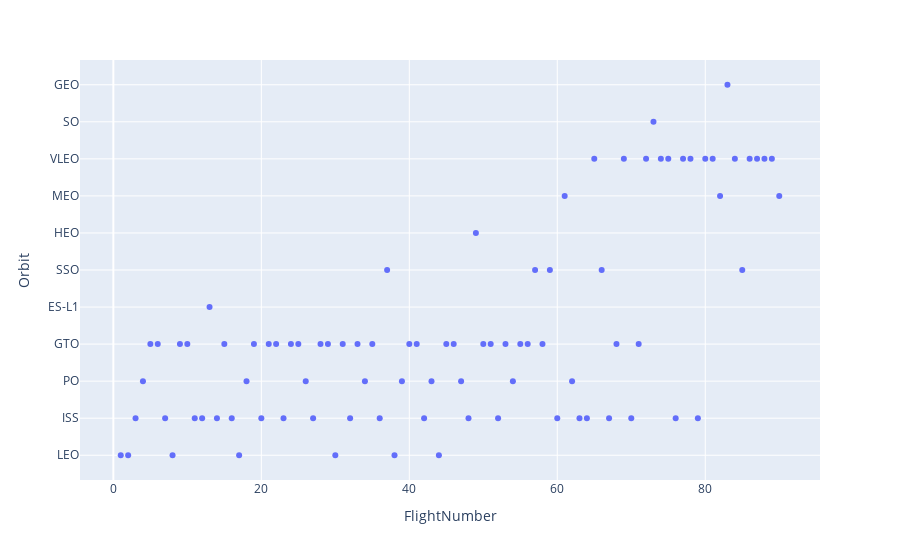

The cell this chart's notebook holds for it:
### Markdown cell above
For each orbit, we want to see if there is any relationship between FlightNumber and Orbit type.

### Code cell
# Plot a scatter point chart with x axis to be FlightNumber and y axis to be the Orbit, and hue to be the class value
fig=px.scatter(df,x='FlightNumber',y='Orbit')
fig.show()

### Figure 1 — Plotly figure (JSON) as saved in the notebook; plotly's stock layout.template omitted (floating-point values rounded to 4 significant figures)
{"data": [{"hovertemplate": "FlightNumber=%{x}<br>Orbit=%{y}<extra></extra>", "legendgroup": "", "marker": {"color": "#636efa", "symbol": "circle"}, "mode": "markers", "name": "", "orientation": "h", "showlegend": false, "type": "scatter", "x": [1, 2, 3, 4, 5, 6, 7, 8, 9, 10, 11, 12, 13, 14, 15, 16, 17, 18, 19, 20, 21, 22, 23, 24, 25, 26, 27, 28, 29, 30, 31, 32, 33, 34, 35, 36, 37, 38, 39, 40, 41, 42, 43, 44, 45, 46, 47, 48, 49, 50, 51, 52, 53, 54, 55, 56, 57, 58, 59, 60, 61, 62, 63, 64, 65, 66, 67, 68, 69, 70, 71, 72, 73, 74, 75, 76, 77, 78, 79, 80, 81, 82, 83, 84, 85, 86, 87, 88, 89, 90], "xaxis": "x", "y": ["LEO", "LEO", "ISS", "PO", "GTO", "GTO", "ISS", "LEO", "GTO", "GTO", "ISS", "ISS", "ES-L1", "ISS", "GTO", "ISS", "LEO", "PO", "GTO", "ISS", "GTO", "GTO", "ISS", "GTO", "GTO", "PO", "ISS", "GTO", "GTO", "LEO", "GTO", "ISS", "GTO", "PO", "GTO", "ISS", "SSO", "LEO", "PO", "GTO", "GTO", "ISS", "PO", "LEO", "GTO", "GTO", "PO", "ISS", "HEO", "GTO", "GTO", "ISS", "GTO", "PO", "GTO", "GTO", "SSO", "GTO", "SSO", "ISS", "MEO", "PO", "ISS", "ISS", "VLEO", "SSO", "ISS", "GTO", "VLEO", "ISS", "GTO", "VLEO", "SO", "VLEO", "VLEO", "ISS", "VLEO", "VLEO", "ISS", "VLEO", "VLEO", "MEO", "GEO", "VLEO", "SSO", "VLEO", "VLEO", "VLEO", "VLEO", "MEO"], "yaxis": "y"}], "layout": {"autosize": true, "legend": {"tracegroupgap": 0}, "margin": {"t": 60}, "xaxis": {"anchor": "y", "autorange": true, "domain": [0, 1], "range": [-4.312, 95.31], "title": {"text": "FlightNumber"}, "type": "linear"}, "yaxis": {"anchor": "x", "autorange": true, "domain": [0, 1], "range": [-0.709, 10.71], "title": {"text": "Orbit"}, "type": "category"}}}
